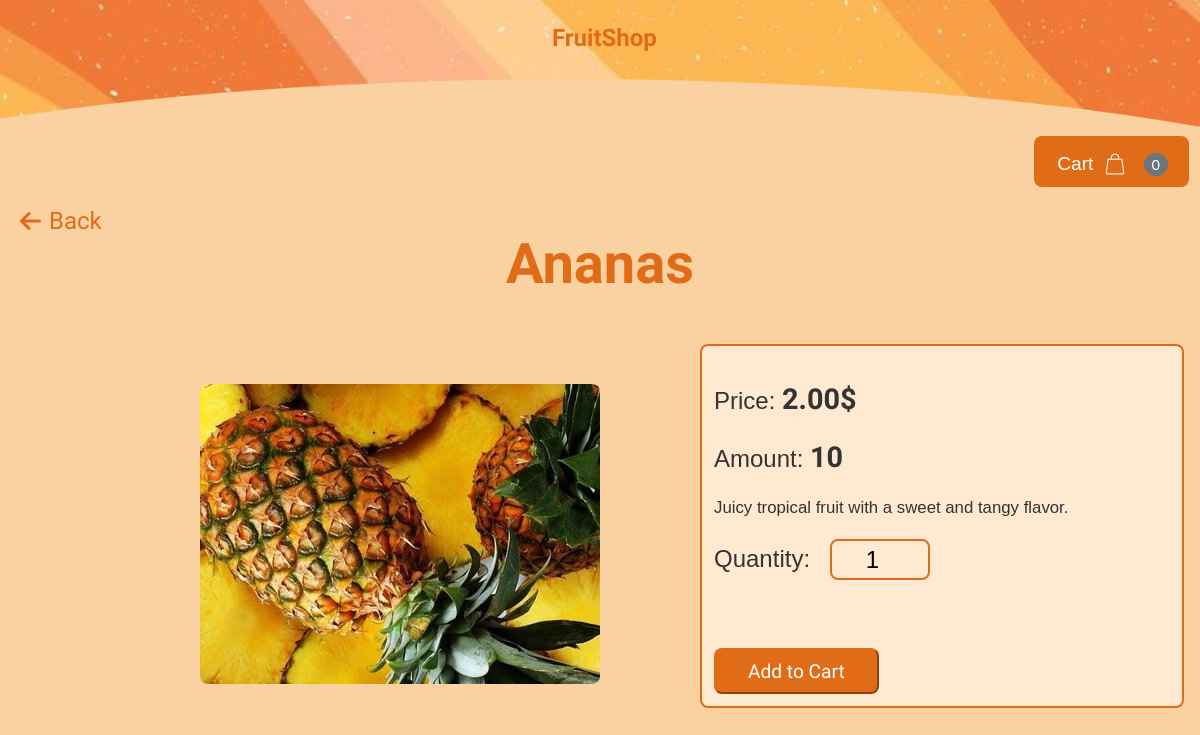
The page /product.php on the database its author committed.
### tables this page shows
CREATE TABLE `products` (
  `id` int(11) NOT NULL,
  `name` varchar(255) NOT NULL,
  `price` decimal(10,2) NOT NULL,
  `amount` int(11) DEFAULT NULL,
  `image` varchar(255) NOT NULL,
  `description` text DEFAULT NULL
);

### product.php (the view, shortened to what this page needs)
<!DOCTYPE html>
<html lang="en">
<head>
    <link rel="stylesheet" type="text/css" href="style2.css">
    <link rel="stylesheet" href="https://cdnjs.cloudflare.com/ajax/libs/font-awesome/6.0.0-beta3/css/all.min.css">
</head>
<body>
    <?php
    $conn = connect_db();
    $product_id = isset($_GET['id']) ? $_GET['id'] : 1;
    $query = "SELECT * FROM products WHERE id = $product_id";
    $result = $conn->query($query);
    $product = $result->fetch_assoc();
    include 'nav2.php';
    ?>
    <?php include 'nav.php'; ?>
    <div class="back-arrow" onclick="goBack()">
        <i class="fas fa-arrow-left"></i> Back
    </div>
    <div class="product-page">
        <h2 class="product-h2"><?php echo $product['name']; ?></h2>
        <div class="container">
            <div class="container1">
                <img src="<?php echo $product['image']; ?>" alt="<?php echo $product['name']; ?>" class="product-img">
            </div>
            <div class="container2">
                <p>Price: <span><?php echo $product['price']; ?>$</span></p>
                <p>Amount: <span id="product-amount"><?php echo $product['amount']; ?></span></p>
                <p class="descr"><?php echo $product['description']; ?></p>
                <form method="post" action="cart.php" onsubmit="return validateQuantity()">
                    <label for="quantity">Quantity:</label>
                    <input type="number" name="quantity" id="quantity" value="1" min="1" max="<?php echo $product['amount']; ?>">
                    <br><button type="submit" name="add_to_cart" class="btn-add">Add to Cart</button>
                </form>
            </div>
        </div>
    </div>
</body>
</html>

### style2.css (style rules this page uses)
:root { --primary-color: rgb(225, 108, 24); --secondary-color: #6c757d; --font-size-base: 16px; --font-family-base: Arial, sans-serif; }
body { font-size: var(--font-size-base); font-family: var(--font-family-base); color: #333; margin: 0; padding: 0; background-color: rgb(250, 209, 160); }
.product-img { margin-left: 50%; margin-top: 10%; border-radius: 8px; }
.product-h2 { font-size: 3.5em; font-family: "Poetsen One", sans-serif; color: rgb(225, 108, 24); text-align: center; margin-top: -2%; }
.container { display: flex; }
.container2 { margin-left: 25%; font-size: 1.5em; background-color: #ffe9d0; border-radius: 8px; padding: 1%; border: 2px solid rgb(225, 108, 24); width: 38%; margin-bottom: 10%; }
.container2 span { font-weight: 600; font-size: 1.2em; font-family: "Poetsen One", sans-serif; }
.btn-add { background-color: rgb(225, 108, 24); color: white; font-size: 0.8em; padding-left: 7%; padding-right: 7%; font-family: "Poetsen One", sans-serif; padding-top: 2%; padding-bottom: 2%; border-radius: 8px; border-color: rgb(225, 108, 24); margin-top: 15%; }
#quantity { height: 10%; width: 20%; border-color: rgb(225, 108, 24); border-radius: 8px; font-size: 1em; }
.back-arrow { display: flex; align-items: center; cursor: pointer; font-size: 18px; color: rgb(225, 108, 24); margin: 20px; text-decoration: none; font-family: "Poetsen One", sans-serif; font-size: 1.5em; }
.back-arrow i { margin-right: 8px; }
.descr { font-size: 0.7em; }

### style.css (style rules this page uses)
:root { --primary-color: rgb(225, 108, 24); --secondary-color: #6c757d; --font-size-base: 16px; --font-family-base: Arial, sans-serif; }
body { font-size: var(--font-size-base); font-family: var(--font-family-base); color: #333; margin: 0; padding: 0; background-color: rgb(250, 209, 160); }
h2 { font-size: 1.5em; margin-top: 0; }
img { max-width: 100%; height: auto; border-radius: 8px; }
input { background-color: #ffe9d0; padding-top: 1%; padding-bottom: 1%; text-align: center; font-size: 1.2vw; margin-left: 3%; border: 2px solid rgb(225, 108, 24); margin-top: 1%; border-radius: 8px; }

### rows shown on the page
products: name "Ananas", image (picture), price "2.00", amount "10", description "Juicy tropical fruit with a sweet and tangy flavor."

### other values the page prints
$_SESSION['totalProductsInCart'] "0"
